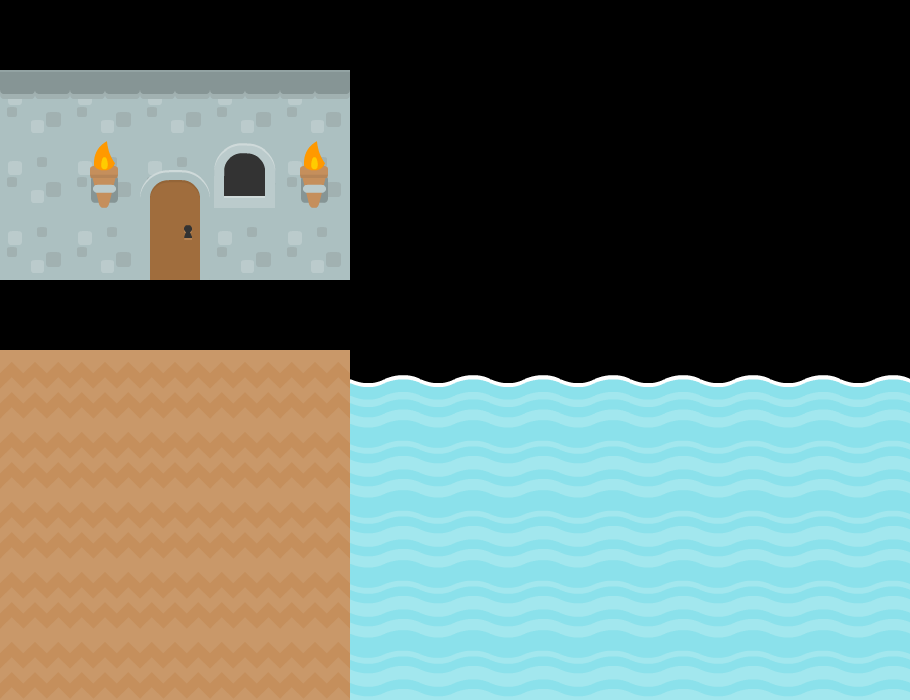

Below is a game level as drawn by its tile map, then a one-line description and the .tmx that defines it (tile-layer data replaced by summaries):
An orthogonal 13x10 tile map with 70x70 px tiles, 2 tile layers (Tile Layer 1, Tile Layer 2) and 6 objects (Player).

<map version="1.0" orientation="orthogonal" width="13" height="10" tilewidth="70" tileheight="70">
 <tileset firstgid="1" name="tiles_spritesheet" tilewidth="70" tileheight="70" spacing="2">
  <image source="tiles_spritesheet.png" trans="ff00ff" width="914" height="936" />
 </tileset>
 <layer name="Tile Layer 1" width="13" height="10">
  <data>[130 cells, 80 non-empty, 5 distinct tile ids]</data>
 </layer>
 <objectgroup name="Collisions" width="13" height="10">
  <object gid="104" x="0" y="350" />
  <object gid="104" x="70" y="350" />
  <object gid="104" x="140" y="350" />
  <object gid="104" x="210" y="350" />
  <object gid="104" x="280" y="350" />
 </objectgroup>
 <layer name="Tile Layer 2" width="13" height="10">
  <data>[130 cells, 5 non-empty, 4 distinct tile ids]</data>
 </layer>
 <objectgroup name="Characters" width="13" height="10">
  <object name="Player" gid="1" x="70" y="210" visible="0" />
 </objectgroup>
</map>
